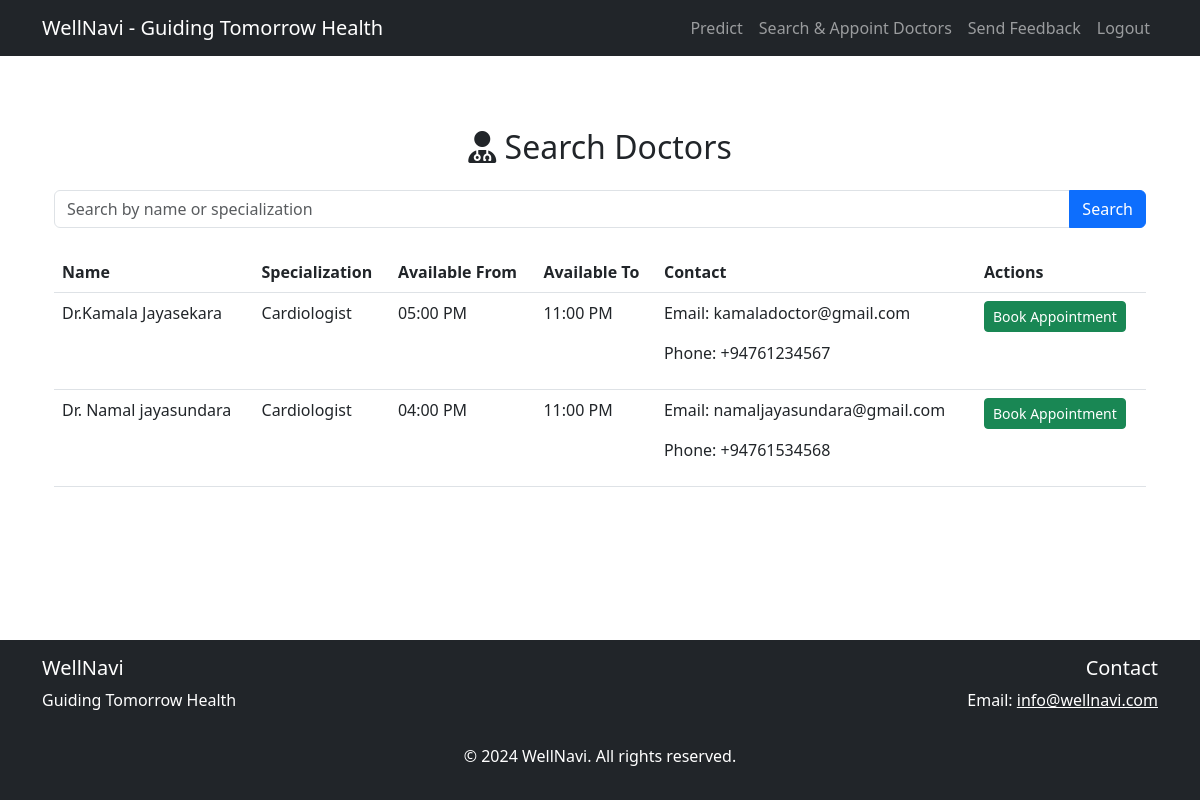
The page /doctors (signed in) on the database its author committed.
### website/models.py (models this page shows)
class Doctor(db.Model):
    id = db.Column(db.Integer, primary_key=True)
    name = db.Column(db.String(150), nullable=False)
    specialization = db.Column(db.String(150), nullable=False)
    contact_number = db.Column(db.String(15), nullable=False)
    password = db.Column(db.String(150))
    email = db.Column(db.String(150), unique=True, nullable=False)
    available_from = db.Column(db.Time, nullable=False)
    available_to = db.Column(db.Time, nullable=False)
    appointments = db.relationship('Appointment', backref='doctor', passive_deletes=True)

### website/views.py (the view)
@views.route('/doctors', methods=['GET'])
@login_required
def search_doctors():
    search_query = request.args.get('search', '')
    doctors = Doctor.query.filter((Doctor.name.ilike(f'%{search_query}%')) |
                                  (Doctor.specialization.ilike(f'%{search_query}%'))).all()
    return render_template('doctors.html', doctors=doctors, user=current_user)

### website/__init__.py (called while the page is built)
def create_app():
    app = Flask(__name__)
    app.config['SECRET_KEY'] = 'hjshjhdjah kjshkjdhjs'
    app.config['SQLALCHEMY_DATABASE_URI'] = f'sqlite:///{DB_NAME}'
    db.init_app(app)
    from .views import views
    from .auth import auth
    app.register_blueprint(views, url_prefix='/')
    app.register_blueprint(auth, url_prefix='/')
    from .models import User, Note, Admin
    with app.app_context():
        create_database(app)
    login_manager = LoginManager()
    login_manager.login_view = 'auth.login'
    login_manager.init_app(app)
    @login_manager.user_loader
    def load_user(user_id):
        admin = Admin.query.get(int(user_id))
        if admin:
            return admin
        return User.query.get(int(user_id))
    return app

### website/templates/doctors.html (shortened to what this page needs)
{% extends "base.html" %} {% block title %}Search Doctors{% endblock %} {% block
content %}
<div class="container mt-5">
  <h2 class="text-center mb-4">
    <i class="fas fa-user-md"></i> Search Doctors
  </h2>
  <form class="mb-4" method="GET">
    <div class="input-group">
      <input
        type="text"
        class="form-control"
        name="search"
        placeholder="Search by name or specialization"
        value="{{ request.args.get('search', '') }}"
      />
      <button class="btn btn-primary" type="submit">Search</button>
    </div>
  </form>
  <table class="table table-hover">
    <thead>
      <tr>
        <th>Name</th>
        <th>Specialization</th>
        <th>Available From</th>
        <th>Available To</th>
        <th>Contact</th>
        <th>Actions</th>
      </tr>
    </thead>
    <tbody>
      {% for doctor in doctors %}
      <tr>
        <td>{{ doctor.name }}</td>
        <td>{{ doctor.specialization }}</td>
        <td>{{ doctor.available_from.strftime('%I:%M %p') }}</td>
        <td>{{ doctor.available_to.strftime('%I:%M %p') }}</td>
        <td>
          <p>Email: {{ doctor.email }}</p>
          <p>Phone: {{ doctor.contact_number }}</p>
        </td>
        <td>
          <a
            href="{{ url_for('views.book_appointment', doctor_id=doctor.id) }}"
            class="btn btn-success btn-sm"
            >Book Appointment</a
          >
        </td>
      </tr>
      {% endfor %}
    </tbody>
  </table>
</div>
{% endblock %}

### rows shown on the page
Doctor: name "Dr.Kamala Jayasekara", specialization "Cardiologist", available_from "05:00 PM", available_to "11:00 PM", email "kamaladoctor@gmail.com", contact_number "+94761234567"
Doctor: name "Dr. Namal jayasundara", specialization "Cardiologist", available_from "04:00 PM", available_to "11:00 PM", email "namaljayasundara@gmail.com", contact_number "+94761534568"
